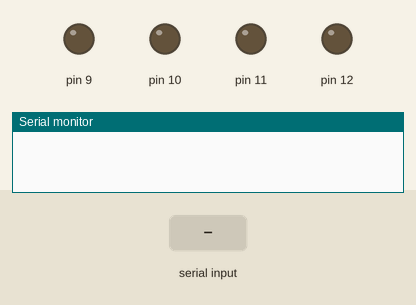
Recording of a sketch running on a simulated Arduino Uno, built with avr-gcc and run on an emulated ATmega328P. Shown: output pins drawn as LEDs (lit = HIGH), the last lines printed to the serial monitor. The inputs (shaded band) are chosen by the test bench.

Above: at 1.2 s.
1.3 s: "F" received over Serial
At 1.7 s:
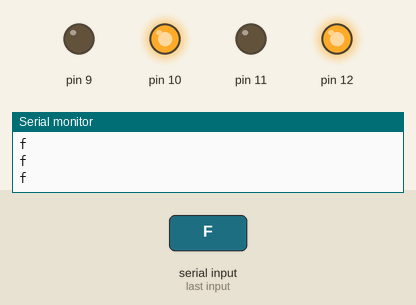
2.9 s: "B" received over Serial
At 4.1 s:
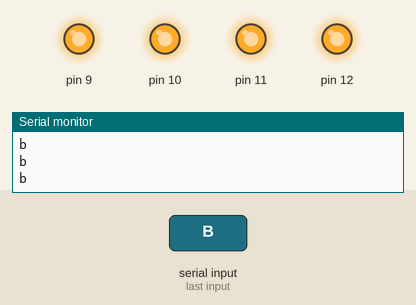
4.4 s: "S" received over Serial
At 5.3 s:
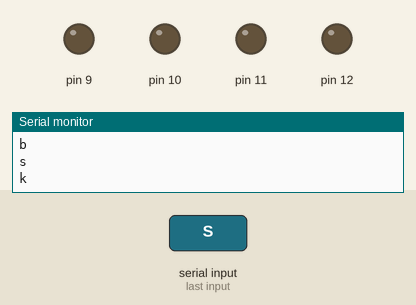
5.9 s: "L" received over Serial
At 6.4 s:
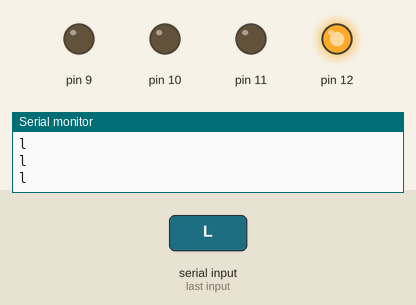
7.4 s: "B" received over Serial
At 8.8 s:
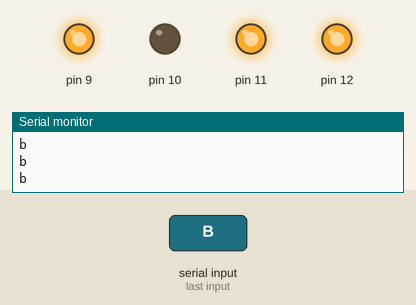
Timing chart, 0 to 9.9 s (numbered marks = the images above; inputs shaded):
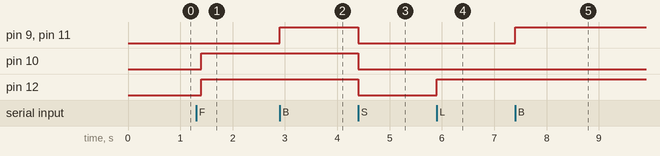

Measured:
- after the input at 1.3 s, pin 10, pin 12: LOW → HIGH after 0.10 s
- after the input at 2.9 s, pin 9, pin 11: LOW → HIGH at once
- after the input at 4.4 s, pin 9–12: HIGH → LOW at once
- after the input at 5.9 s, pin 12: LOW → HIGH at once
- after the input at 7.4 s, pin 9, pin 11: LOW → HIGH at once

The sketch:

slave.ino
```cpp
// slave


char s;

void setup()
{
  pinMode(9, OUTPUT);
  pinMode(10, OUTPUT);
  pinMode(11, OUTPUT);
  pinMode(12, OUTPUT);

  digitalWrite(9, LOW);
  digitalWrite(10, LOW);
  digitalWrite(11, LOW);
  digitalWrite(12, LOW);

  Serial.begin(9600);

}

void loop()
{

  if (Serial.available())
  {
    s = Serial.read();
    Serial.println('s');
    Serial.println('k');
  }

  if (s == 'F') {          //move forward(all motors rotate in forward direction)
    digitalWrite(12, HIGH);
    digitalWrite(10, HIGH);

    Serial.println('f');
  }

  else if (s == 'B') {    //move reverse (all motors rotate in reverse direction)
    digitalWrite(11, HIGH);
    digitalWrite(9, HIGH);

    Serial.println('b');
  }

  else if (s == 'L') {
    Serial.println('l');
    digitalWrite(12, HIGH); //turn left (right side motors rotate in forward direction, left side motors doesn't rotate)
  }

  else if (s == 'R') {    //turn right (left side motors rotate in forward direction, right side motors doesn't rotate)
    digitalWrite(10, HIGH);
    Serial.println('r');
  }

  else if (s == 'S')
  {    //STOP (all motors stop)
    digitalWrite(12, LOW);
    digitalWrite(11, LOW);
    digitalWrite(10, LOW);
    digitalWrite(9, LOW);
  }

  delay(100);


}
```
